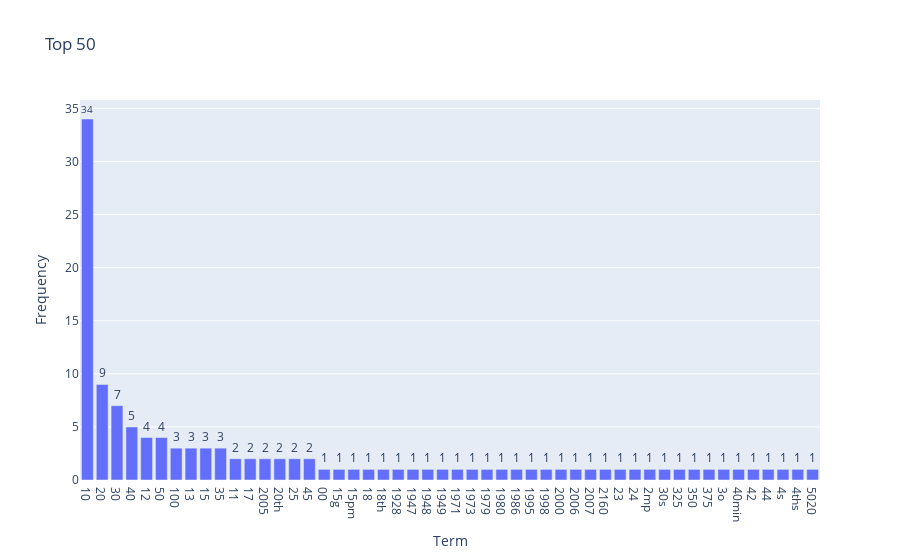

Notebook source saved alongside this figure:
### Code cell
df = pd.DataFrame({'Term': count_vect.get_feature_names_out()[:50], 'Frequency': term_frequencies[:50]})

fig = px.bar(df, x='Term', y='Frequency', text='Frequency', title='Top 50')
fig.update_traces(texttemplate='%{text}', textposition='outside')
fig.update_layout(xaxis_title='Term', yaxis_title='Frequency')
fig.update_xaxes(categoryorder='total descending')

fig.show()

### Figure 1 — Plotly figure (JSON) as saved in the notebook; plotly's stock layout.template omitted (floating-point values rounded to 4 significant figures)
{"data": [{"alignmentgroup": "True", "hovertemplate": "Term=%{x}<br>Frequency=%{text}<extra></extra>", "legendgroup": "", "marker": {"color": "#636efa", "pattern": {"shape": ""}}, "name": "", "offsetgroup": "", "orientation": "v", "showlegend": false, "text": [1, 34, 3, 2, 4, 3, 3, 1, 1, 2, 1, 1, 1, 1, 1, 1, 1, 1, 1, 1, 1, 1, 1, 9, 1, 2, 1, 1, 2, 1, 1, 1, 2, 1, 7, 1, 1, 3, 1, 1, 1, 5, 1, 1, 1, 2, 1, 1, 4, 1], "textposition": "outside", "texttemplate": "%{text}", "type": "bar", "x": ["00", "10", "100", "11", "12", "13", "15", "15g", "15pm", "17", "18", "18th", "1928", "1947", "1948", "1949", "1971", "1973", "1979", "1980", "1986", "1995", "1998", "20", "2000", "2005", "2006", "2007", "20th", "2160", "23", "24", "25", "2mp", "30", "30s", "325", "35", "350", "375", "3o", "40", "40min", "42", "44", "45", "4s", "4ths", "50", "5020"], "xaxis": "x", "y": [1, 34, 3, 2, 4, 3, 3, 1, 1, 2, 1, 1, 1, 1, 1, 1, 1, 1, 1, 1, 1, 1, 1, 9, 1, 2, 1, 1, 2, 1, 1, 1, 2, 1, 7, 1, 1, 3, 1, 1, 1, 5, 1, 1, 1, 2, 1, 1, 4, 1], "yaxis": "y"}], "layout": {"barmode": "relative", "legend": {"tracegroupgap": 0}, "title": {"text": "Top 50"}, "xaxis": {"anchor": "y", "categoryorder": "total descending", "domain": [0, 1], "title": {"text": "Term"}}, "yaxis": {"anchor": "x", "domain": [0, 1], "title": {"text": "Frequency"}}}}
